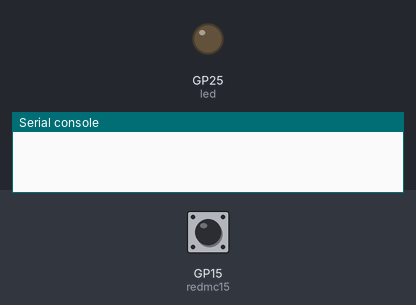
A program run on a simulated Raspberry Pi Pico running MicroPython. Shown: output pins drawn as LEDs (lit = HIGH), the last lines printed to the serial console. The inputs (shaded band) are chosen by the test bench; at power-on: GP15 (redmc15) LOW.

Above: at 1.2 s.
1.3 s: GP15 (redmc15) pulled HIGH for 0.15 s
At 4.2 s:
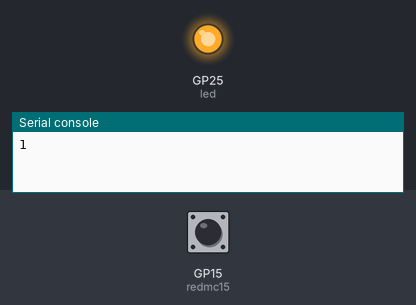
Timing chart, 0 to 10.4 s (numbered marks = the images above; inputs shaded):
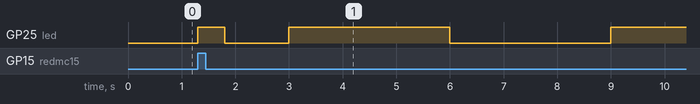

The program:

infrared-sensor.py
```python
from machine import Pin,Timer,UART
import utime

def redmc_irq(redmc15):
    global led
    led.on()
    print(redmc15.value())
    utime.sleep_ms(500)
    led.off()


led = machine.Pin("LED", machine.Pin.OUT)
led.on()
redmc15=Pin(15,Pin.IN,Pin.PULL_DOWN) # 红外感应
redmc15.irq(redmc_irq,Pin.IRQ_RISING)


while True:
    led.toggle()
    utime.sleep(3)
    pass
```
